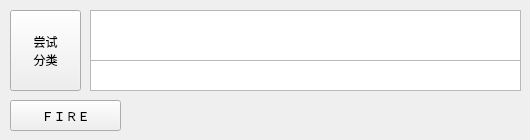
     <widget class="QWidget" name="tab_12">
      <attribute name="title">
       <string>SQL-结点</string>
      </attribute>
      <widget class="QPlainTextEdit" name="plaintext_nodeid_sql">
       <property name="geometry">
        <rect>
         <x>90</x>
         <y>10</y>
         <width>431</width>
         <height>51</height>
        </rect>
       </property>
       <property name="font">
        <font>
         <pointsize>9</pointsize>
        </font>
       </property>
       <property name="readOnly">
        <bool>true</bool>
       </property>
      </widget>
      <widget class="QPlainTextEdit" name="plaintext_attachment_nodeid_status">
       <property name="geometry">
        <rect>
         <x>90</x>
         <y>60</y>
         <width>431</width>
         <height>31</height>
        </rect>
       </property>
       <property name="font">
        <font>
         <pointsize>9</pointsize>
        </font>
       </property>
       <property name="readOnly">
        <bool>true</bool>
       </property>
      </widget>
      <widget class="QPushButton" name="btn_classify_db_messages">
       <property name="geometry">
        <rect>
         <x>10</x>
         <y>10</y>
         <width>71</width>
         <height>81</height>
        </rect>
       </property>
       <property name="text">
        <string>尝试
分类</string>
       </property>
      </widget>
      <widget class="QPushButton" name="btn_update_nodeid">
       <property name="geometry">
        <rect>
         <x>10</x>
         <y>100</y>
         <width>111</width>
         <height>31</height>
        </rect>
       </property>
       <property name="autoFillBackground">
        <bool>false</bool>
       </property>
       <property name="text">
        <string>ＦＩＲＥ</string>
       </property>
      </widget>
     </widget>
